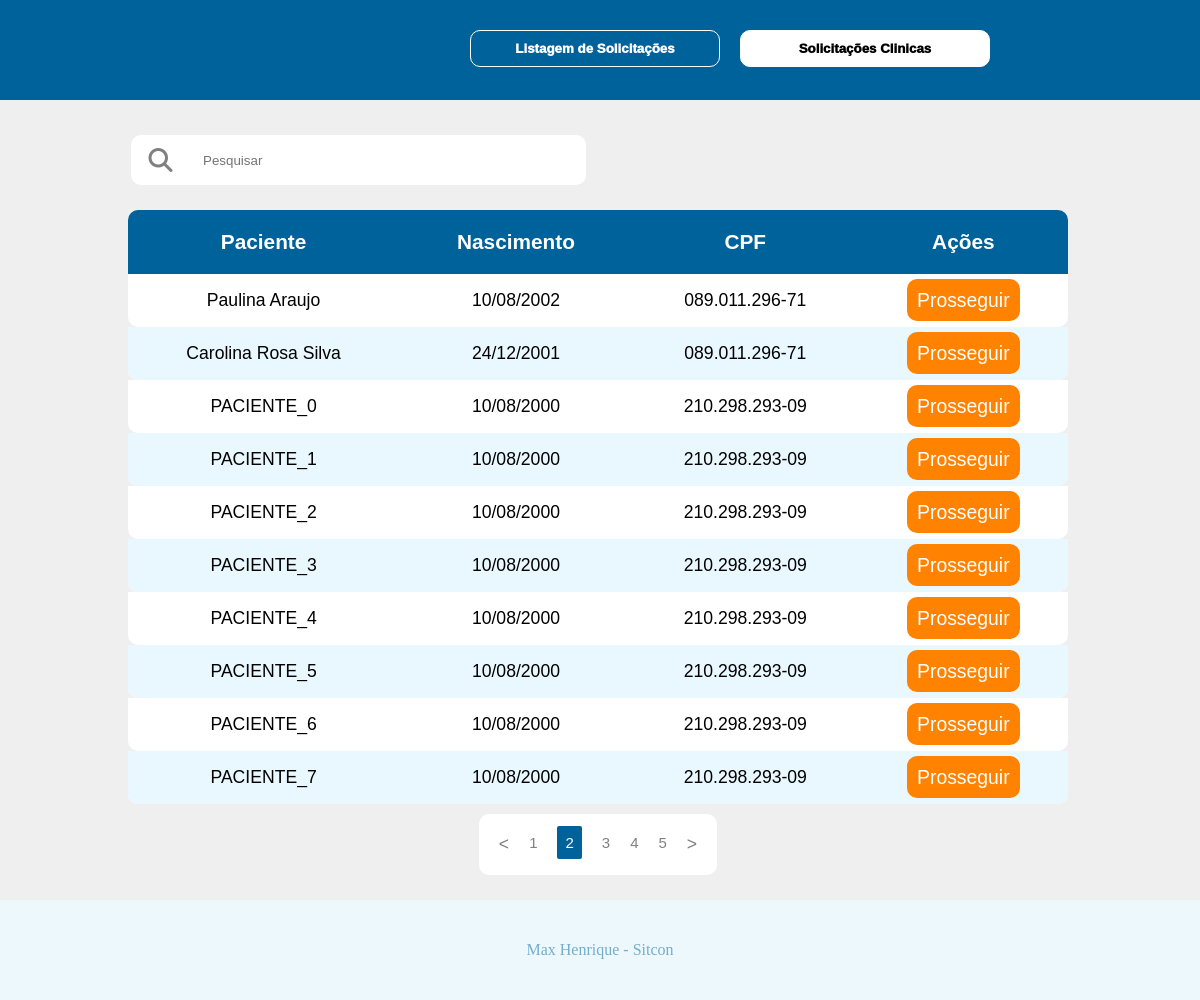
The app's page /index.php?page=2 with its own data.
### tables this page shows
CREATE TABLE `pacientes` (
  `id` int(11) NOT NULL,
  `nome` varchar(50) NOT NULL,
  `dataNasc` date NOT NULL,
  `CPF` varchar(12) NOT NULL,
  `status` varchar(7) NOT NULL
);

### Configs/Class/class_pacientes.php (called while the page is built, shortened)
<?php
class Pacientes{
    public static function getPacientes($pesquisa){
        $whereSearch = '';
        if(!isset($_GET['page'])){
            $page = 1;
        }else{
            $page = $_GET['page'];
        }
        if($page == 1){
            $limit = " LIMIT 10";
        }else{
            $limit = " LIMIT ".($page-1) * 10 .",10";
        }
        $SQLQuantidade = "SELECT * FROM pacientes $whereSearch";
        $qtItem = mysqli_num_rows(mysqli_query(Database::DB(),$SQLQuantidade));
        $SQL = "SELECT * FROM pacientes $whereSearch $limit";
        $return = array(
            "rows" => mysqli_query(Database::DB(),$SQL),
            "quantidadeItens" => ceil($qtItem),
            "debug"=> $SQL
        );
        return $return;
    }
}

### Configs/Database/db.php (called while the page is built)
<?php
class Database{
    public static function DB(){
        return mysqli_connect('localhost','root','','desafiositcon');
    }
}

### Configs/Class/class_sitcon.php (called while the page is built)
<?php
class Sitcon{
    public static function cpfCnpj($val, $mask) {
        $maskared = '';
        $k = 0;
        for($i = 0; $i<=strlen($mask)-1; $i++) {
            if($mask[$i] == '#') {
                if(isset($val[$k])) $maskared .= $val[$k++];
            } else {
                if(isset($mask[$i])) $maskared .= $mask[$i];
            }
        }
        return $maskared;
    }
    public static function data($data,$tipo){
        return date($tipo, strtotime($data));
    }
}

### index.php (the view)
<?php
include"Configs/Includes/header.php";
require"Configs/Class/class_pacientes.php";
?>
<div class="table-sitcon">
    <form id="pesquisa" action="index.php" method="GET">
        <i class="fa fa-search"></i><input type="search" name="pesquisar" value="<?=(isset($_GET['pesquisar']) ? $_GET['pesquisar'] : '' )?>" placeholder="Pesquisar">
    </form>
    <table>
        <thead class="font-label">
            <tr>
                <th>Paciente</th>
                <th>Nascimento</th>
                <th>CPF</th>
                <th>Ações</th>
            </tr>
        </thead>
        <tbody>
            <?php
            $QuantidadeItens = Pacientes::getPacientes((isset($_GET['pesquisar']) ? $_GET['pesquisar'] : '' ))['quantidadeItens'];
            $linksPaginaveis = ceil($QuantidadeItens/10);
            foreach(Pacientes::getPacientes((isset($_GET['pesquisar']) ? $_GET['pesquisar'] : '' ))['rows'] as $p){
            ?>
            <tr>
                <td><?=$p['nome']?></td>
                <td><?=Sitcon::data($p['dataNasc'],'d/m/Y')?></td>
                <td><?=Sitcon::cpfCnpj($p['CPF'],'###.###.###-###')?></td>
                <td><a href="paciente.php?ID=<?=$p['id']?>" class="btn-prosseguir">Prosseguir</a></td>
            </tr>
            <?php
            }
            ?>
        </tbody>
    </table>
    <span id="pagination">
         <ul>
            <li id="back" style="font-size:1.1em"><a href='index.php<?=(isset($_GET['pesquisar']) ? '?pesquisar='.$_GET['pesquisar']."&page=1" : '?page=1' )?>' class='linkUnselected'><</a></li>
            <?php
            if(!isset($_GET['page'])){
                $page = 1;
            }else{
                $page = $_GET['page'];
            }
            $primeiraPagina = max($page - 3,1);
            $ultimaPagina = min($QuantidadeItens,$page + 3);
            for($i=$primeiraPagina;$i<=$ultimaPagina;$i++){
                $active = "class=\"linkUnselected\"";
                if($page == $i){
                    $active = "class=\"linkSelected\"";
                }
                if($i <= $linksPaginaveis){
                ?>
                    <li><a href='index.php<?=(isset($_GET['pesquisar']) ? '?pesquisar='.$_GET['pesquisar'].'&page='.$i : '?page='.$i )?>' <?=$active?>><?=$i?></a></li>
                <?php
                }
            }
            ?>
            <li id="next" style="font-size:1.1em"><a href='index.php<?=(isset($_GET['pesquisar']) ? '?pesquisar='.$_GET['pesquisar'].'&page='.$linksPaginaveis : '?page='.$linksPaginaveis )?>' class='linkUnselected'>></a></li>
        </ul>
    </span>
</div>
<?php
include"Configs/Includes/footer.php";
?>

### css/headerfooter.css (style rules this page uses)
* { margin:0; padding:0; list-style:none; text-decoration:none; }
body { background:#EFEFEF; overflow:scroll; height:1000px; }
.table-sitcon tbody tr:nth-child(even), .table-sitcon-solicitacoes tbody tr:nth-child(even) { background-color: #e9f7ff; }
.font-label { font-family:Arial, Helvetica, sans-serif; font-weight:1000; }

### css/index.css (style rules this page uses)
.table-sitcon, .table-sitcon-solicitacoes { width:98%; display:flex; flex-direction:column; align-items:center; margin:10px; }
.table-sitcon table thead, .table-sitcon-solicitacoes table thead { background:#00629B; font-size:1.3em; }
.linkUnselected { color:gray; }
.linkSelected { background:#00629B; padding:8px; color:white; text-align:center; border-radius:2px; }
#pagination { display:flex; flex-direction:row; background:white; padding:10px; color:gray; margin:10px; border-radius:10px; }
#pagination ul { display:flex; flex-direction:row; }
#pagination ul li { margin:10px; font-family:Impact, Haettenschweiler, 'Arial Narrow Bold', sans-serif; font-size:15px }
.table-sitcon table tbody, .table-sitcon-solicitacoes table tbody { font-size:1.1em; font-family:Arial, Helvetica, sans-serif; background:white; }
.table-sitcon table tbody tr td, .table-sitcon-solicitacoes table tbody tr td { padding:15px; }
.table-sitcon table tbody tr td:nth-child(1) { border-bottom-left-radius: 10px; }
.table-sitcon table tbody tr td:nth-child(4) { border-bottom-right-radius: 10px; }
.table-sitcon table thead tr th, .table-sitcon-solicitacoes table thead tr th { padding:20px; color:white; }
.table-sitcon table thead tr th:nth-child(1) { border-top-left-radius: 10px; }
.table-sitcon table thead tr th:nth-child(4) { border-top-right-radius: 10px; }
#pesquisa { width:79.5%; padding:25px; }
#pesquisa input { float:left; padding:14.5px; width:400px; background:white; border:solid white; border-bottom-right-radius: 10px; border-top-right-radius: 10px; border-bottom-left-radius: 0px; border-top-left-radius: 0px; }
#pesquisa i { float:left; padding:10px; background:white; border:solid white; border-bottom-left-radius: 10px; border-top-left-radius: 10px; color:gray; font-size:1.5em; padding-left:15px; }
.btn-prosseguir { padding:10px; background-color:#FF8200; color:white; border:none; border-radius:10px; font-family:Arial, Helvetica, sans-serif; font-size:1.1em; }
.table-sitcon table,.table-sitcon-solicitacoes table { width:80%; margin:0px; border-spacing:0px; text-align:center; }

### records on screen
pacientes: nome "Paulina Araujo", dataNasc "10/08/2002", CPF "089.011.296-71"
pacientes: nome "Carolina Rosa Silva", dataNasc "24/12/2001", CPF "089.011.296-71"
pacientes: nome "PACIENTE_0", dataNasc "10/08/2000", CPF "210.298.293-09"
pacientes: nome "PACIENTE_1", dataNasc "10/08/2000", CPF "210.298.293-09"
pacientes: nome "PACIENTE_2", dataNasc "10/08/2000", CPF "210.298.293-09"
pacientes: nome "PACIENTE_3", dataNasc "10/08/2000", CPF "210.298.293-09"
pacientes: nome "PACIENTE_4", dataNasc "10/08/2000", CPF "210.298.293-09"
pacientes: nome "PACIENTE_5", dataNasc "10/08/2000", CPF "210.298.293-09"
pacientes: nome "PACIENTE_6", dataNasc "10/08/2000", CPF "210.298.293-09"
pacientes: nome "PACIENTE_7", dataNasc "10/08/2000", CPF "210.298.293-09"
